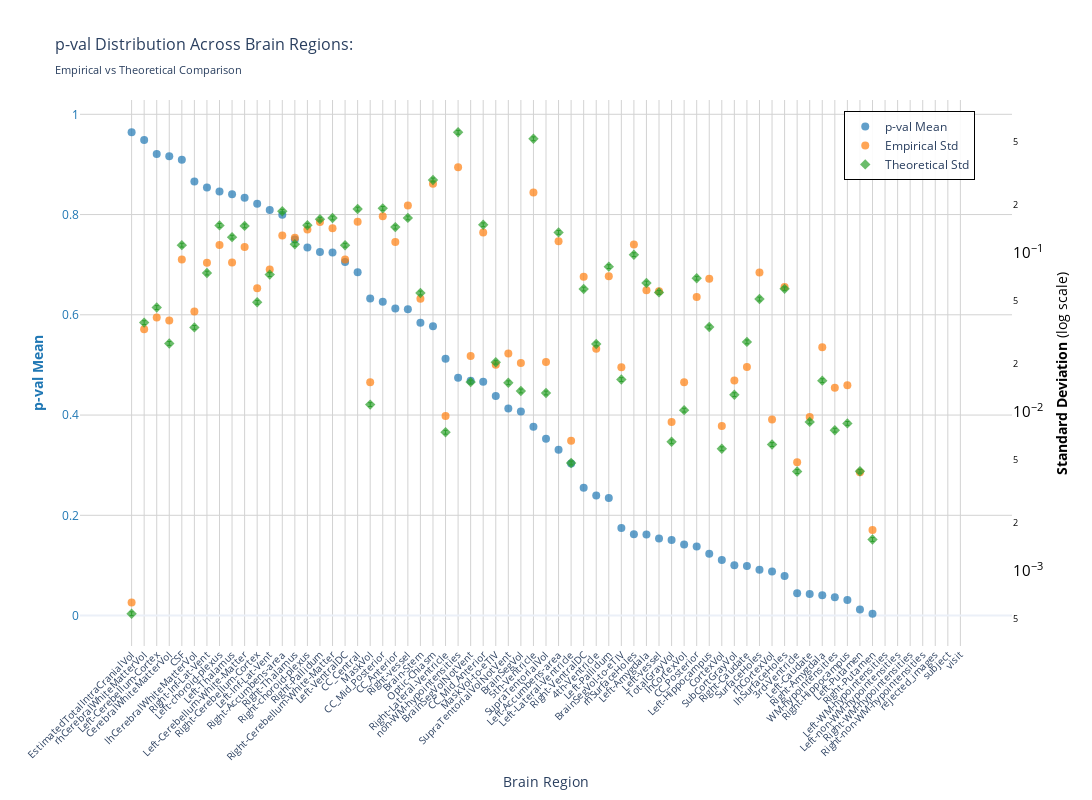
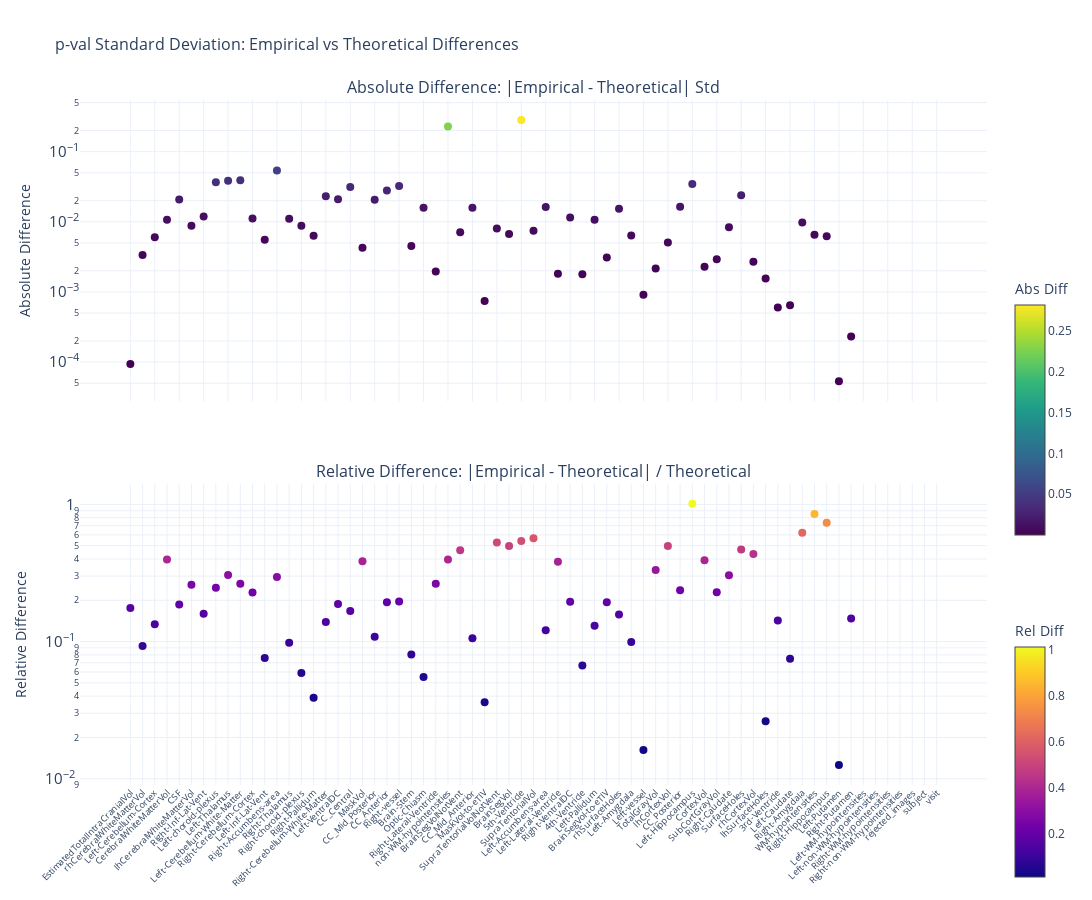

Write notebook code for charts like these, in order.
### Markdown cell above
### p-value

### Code cell
nu_nav = df_navr[(df_navr["timepoint"] == "baseline") & (df_navr["group"] == "HC-PD")]
data_path = stats_dir / f"partial_correlation_baseline_{METRIC}.parquet"
df, stats = get_test_stats(
    data_path, stat_functions_F, nu_nav, hemisphere=False, study="baseline"
)
show_figure(stats, hemisphere=False, stat_name="p-val", study="baseline", metric=METRIC)

### Figure 1 — Plotly figure (JSON) as saved in the notebook; plotly's stock layout.template omitted (floating-point values rounded to 4 significant figures)
{"data": [{"hovertemplate": "<b>%{x}</b><br>Mean p-val: %{y:.2f}<br><extra></extra>", "marker": {"color": "#1f77b4", "opacity": 0.7, "size": 8}, "mode": "markers", "name": "p-val Mean", "type": "scatter", "x": ["EstimatedTotalIntraCranialVol", "rhCerebralWhiteMatterVol", "Left-Cerebellum-Cortex", "CerebralWhiteMatterVol", "CSF", "lhCerebralWhiteMatterVol", "Right-Inf-Lat-Vent", "Left-choroid-plexus", "Left-Thalamus", "Left-Cerebellum-White-Matter", "Right-Cerebellum-Cortex", "Left-Inf-Lat-Vent", "Right-Accumbens-area", "Right-Thalamus", "Right-choroid-plexus", "Right-Pallidum", "Right-Cerebellum-White-Matter", "Left-VentralDC", "CC_Central", "MaskVol", "CC_Mid_Posterior", "CC_Anterior", "Right-vessel", "Brain-Stem", "Optic-Chiasm", "Right-Lateral-Ventricle", "non-WM-hypointensities", "BrainSegVolNotVent", "CC_Mid_Anterior", "MaskVol-to-eTIV", "SupraTentorialVolNotVent", "BrainSegVol", "5th-Ventricle", "SupraTentorialVol", "Left-Accumbens-area", "Left-Lateral-Ventricle", "Right-VentralDC", "4th-Ventricle", "Left-Pallidum", "BrainSegVol-to-eTIV", "rhSurfaceHoles", "Left-Amygdala", "Left-vessel", "TotalGrayVol", "lhCortexVol", "CC_Posterior", "Left-Hippocampus", "CortexVol", "SubCortGrayVol", "Right-Caudate", "SurfaceHoles", "rhCortexVol", "lhSurfaceHoles", "3rd-Ventricle", "Left-Caudate", "Right-Amygdala", "WM-hypointensities", "Right-Hippocampus", "Left-Putamen", "Right-Putamen", "Left-WM-hypointensities", "Left-non-WM-hypointensities", "Right-WM-hypointensities", "Right-non-WM-hypointensities", "rejected_images", "subject", "visit"], "y": [0.9641, 0.9485, 0.9209, 0.9164, 0.9092, 0.866, 0.8539, 0.8461, 0.8406, 0.8337, 0.8214, 0.8093, 0.7995, 0.7503, 0.7341, 0.7252, 0.7243, 0.7054, 0.6851, 0.6325, 0.626, 0.6126, 0.6112, 0.5842, 0.5774, 0.5125, 0.4746, 0.4685, 0.4664, 0.4381, 0.4129, 0.4069, 0.3764, 0.353, 0.3308, 0.3036, 0.2552, 0.2397, 0.2343, 0.1749, 0.162, 0.1616, 0.1537, 0.1508, 0.1417, 0.1376, 0.1235, 0.111, 0.1005, 0.09882, 0.09129, 0.08802, 0.07902, 0.04475, 0.04295, 0.04062, 0.03657, 0.03117, 0.01206, 0.003722, NaN, NaN, NaN, NaN, NaN, NaN, NaN], "yaxis": "y"}, {"hovertemplate": "<b>%{x}</b><br>Empirical Std: %{y:.3f}<br><extra></extra>", "marker": {"color": "#ff7f0e", "opacity": 0.7, "size": 8, "symbol": "circle"}, "mode": "markers", "name": "Empirical Std", "type": "scatter", "x": ["EstimatedTotalIntraCranialVol", "rhCerebralWhiteMatterVol", "Left-Cerebellum-Cortex", "CerebralWhiteMatterVol", "CSF", "lhCerebralWhiteMatterVol", "Right-Inf-Lat-Vent", "Left-choroid-plexus", "Left-Thalamus", "Left-Cerebellum-White-Matter", "Right-Cerebellum-Cortex", "Left-Inf-Lat-Vent", "Right-Accumbens-area", "Right-Thalamus", "Right-choroid-plexus", "Right-Pallidum", "Right-Cerebellum-White-Matter", "Left-VentralDC", "CC_Central", "MaskVol", "CC_Mid_Posterior", "CC_Anterior", "Right-vessel", "Brain-Stem", "Optic-Chiasm", "Right-Lateral-Ventricle", "non-WM-hypointensities", "BrainSegVolNotVent", "CC_Mid_Anterior", "MaskVol-to-eTIV", "SupraTentorialVolNotVent", "BrainSegVol", "5th-Ventricle", "SupraTentorialVol", "Left-Accumbens-area", "Left-Lateral-Ventricle", "Right-VentralDC", "4th-Ventricle", "Left-Pallidum", "BrainSegVol-to-eTIV", "rhSurfaceHoles", "Left-Amygdala", "Left-vessel", "TotalGrayVol", "lhCortexVol", "CC_Posterior", "Left-Hippocampus", "CortexVol", "SubCortGrayVol", "Right-Caudate", "SurfaceHoles", "rhCortexVol", "lhSurfaceHoles", "3rd-Ventricle", "Left-Caudate", "Right-Amygdala", "WM-hypointensities", "Right-Hippocampus", "Left-Putamen", "Right-Putamen", "Left-WM-hypointensities", "Left-non-WM-hypointensities", "Right-WM-hypointensities", "Right-non-WM-hypointensities", "rejected_images", "subject", "visit"], "y": [0.0006305, 0.03298, 0.03918, 0.03755, 0.0908, 0.04273, 0.08644, 0.112, 0.08699, 0.1086, 0.05991, 0.07846, 0.1284, 0.1241, 0.1401, 0.1564, 0.1425, 0.09062, 0.1569, 0.01535, 0.1697, 0.117, 0.1982, 0.05137, 0.2713, 0.009385, 0.3451, 0.02246, 0.1341, 0.01974, 0.02324, 0.02022, 0.2392, 0.02055, 0.1181, 0.006574, 0.07066, 0.02491, 0.07112, 0.01902, 0.1126, 0.05808, 0.05725, 0.008622, 0.01531, 0.05278, 0.06867, 0.008138, 0.01573, 0.01913, 0.07513, 0.00892, 0.06086, 0.004803, 0.009278, 0.02542, 0.01418, 0.01465, 0.004168, 0.001802, NaN, NaN, NaN, NaN, NaN, NaN, NaN], "yaxis": "y2"}, {"error_y": {"array": [1.502e-05, 0.001019, 0.001267, 0.0007533, 0.003128, 0.0009506, 0.002088, 0.004165, 0.003513, 0.004134, 0.001367, 0.002043, 0.005111, 0.003166, 0.004173, 0.004559, 0.004639, 0.003126, 0.005277, 0.0003106, 0.005332, 0.004063, 0.004643, 0.001565, 0.008046, 0.0002081, 0.01604, 0.0004302, 0.004202, 0.0005739, 0.0004263, 0.0003784, 0.0146, 0.0003675, 0.003764, 0.0001332, 0.001657, 0.0007479, 0.002292, 0.0004464, 0.002725, 0.001806, 0.001578, 0.0001813, 0.0002865, 0.001938, 0.0009558, 0.0001639, 0.0003587, 0.0007705, 0.001433, 0.0001742, 0.001662, 0.0001178, 0.0002418, 0.0004394, 0.0002144, 0.0002366, 0.0001183, 4.401e-05, NaN, NaN, NaN, NaN, NaN, NaN, NaN], "arrayminus": [1.461e-05, 0.0009903, 0.001232, 0.0007324, 0.003041, 0.0009242, 0.00203, 0.004049, 0.003415, 0.00402, 0.001329, 0.001986, 0.00497, 0.003079, 0.004057, 0.004433, 0.00451, 0.003039, 0.005131, 0.000302, 0.005184, 0.003951, 0.004514, 0.001522, 0.007823, 0.0002023, 0.0156, 0.0004183, 0.004086, 0.000558, 0.0004144, 0.0003679, 0.0142, 0.0003573, 0.00366, 0.0001296, 0.001611, 0.0007272, 0.002229, 0.0004341, 0.00265, 0.001756, 0.001535, 0.0001763, 0.0002786, 0.001884, 0.0009293, 0.0001593, 0.0003487, 0.0007491, 0.001393, 0.0001693, 0.001616, 0.0001145, 0.0002351, 0.0004272, 0.0002085, 0.00023, 0.000115, 4.279e-05, NaN, NaN, NaN, NaN, NaN, NaN, NaN], "color": "#2ca02c", "thickness": 1, "type": "data", "visible": true, "width": 2}, "hovertemplate": "<b>%{x}</b><br>Theoretical Std: %{y:.3f}<br><extra></extra>", "marker": {"color": "#2ca02c", "opacity": 0.7, "size": 8, "symbol": "diamond"}, "mode": "markers", "name": "Theoretical Std", "type": "scatter", "x": ["EstimatedTotalIntraCranialVol", "rhCerebralWhiteMatterVol", "Left-Cerebellum-Cortex", "CerebralWhiteMatterVol", "CSF", "lhCerebralWhiteMatterVol", "Right-Inf-Lat-Vent", "Left-choroid-plexus", "Left-Thalamus", "Left-Cerebellum-White-Matter", "Right-Cerebellum-Cortex", "Left-Inf-Lat-Vent", "Right-Accumbens-area", "Right-Thalamus", "Right-choroid-plexus", "Right-Pallidum", "Right-Cerebellum-White-Matter", "Left-VentralDC", "CC_Central", "MaskVol", "CC_Mid_Posterior", "CC_Anterior", "Right-vessel", "Brain-Stem", "Optic-Chiasm", "Right-Lateral-Ventricle", "non-WM-hypointensities", "BrainSegVolNotVent", "CC_Mid_Anterior", "MaskVol-to-eTIV", "SupraTentorialVolNotVent", "BrainSegVol", "5th-Ventricle", "SupraTentorialVol", "Left-Accumbens-area", "Left-Lateral-Ventricle", "Right-VentralDC", "4th-Ventricle", "Left-Pallidum", "BrainSegVol-to-eTIV", "rhSurfaceHoles", "Left-Amygdala", "Left-vessel", "TotalGrayVol", "lhCortexVol", "CC_Posterior", "Left-Hippocampus", "CortexVol", "SubCortGrayVol", "Right-Caudate", "SurfaceHoles", "rhCortexVol", "lhSurfaceHoles", "3rd-Ventricle", "Left-Caudate", "Right-Amygdala", "WM-hypointensities", "Right-Hippocampus", "Left-Putamen", "Right-Putamen", "Left-WM-hypointensities", "Left-non-WM-hypointensities", "Right-WM-hypointensities", "Right-non-WM-hypointensities", "rejected_images", "subject", "visit"], "y": [0.0005362, 0.03635, 0.04522, 0.02689, 0.1116, 0.03393, 0.07453, 0.1486, 0.1254, 0.1476, 0.04879, 0.07291, 0.1824, 0.113, 0.1489, 0.1627, 0.1656, 0.1116, 0.1884, 0.01109, 0.1903, 0.145, 0.1657, 0.05587, 0.2872, 0.007426, 0.5726, 0.01535, 0.15, 0.02048, 0.01521, 0.01351, 0.5213, 0.01312, 0.1343, 0.004756, 0.05913, 0.02669, 0.08181, 0.01593, 0.09727, 0.06448, 0.05633, 0.00647, 0.01023, 0.06916, 0.03411, 0.005849, 0.0128, 0.0275, 0.05115, 0.006217, 0.05931, 0.004204, 0.008631, 0.01568, 0.007652, 0.008443, 0.004221, 0.001571, NaN, NaN, NaN, NaN, NaN, NaN, NaN], "yaxis": "y2"}], "layout": {"height": 800, "hovermode": "x", "legend": {"bgcolor": "rgba(255, 255, 255, 0.9)", "bordercolor": "black", "borderwidth": 1, "font": {"size": 12}, "orientation": "v", "x": 0.82, "y": 0.98}, "title": {"font": {"size": 16}, "text": "p-val Distribution Across Brain Regions:<br><sub>Empirical vs Theoretical Comparison</sub>"}, "width": 1400, "xaxis": {"gridcolor": "lightgray", "showgrid": true, "tickangle": -45, "tickfont": {"size": 10}, "title": {"text": "Brain Region"}}, "yaxis": {"gridcolor": "lightgray", "showgrid": true, "side": "left", "tickfont": {"color": "#1f77b4"}, "title": {"font": {"color": "#1f77b4"}, "text": "<b>p-val Mean</b>"}}, "yaxis2": {"exponentformat": "power", "overlaying": "y", "showgrid": false, "side": "right", "tickfont": {"color": "black"}, "title": {"font": {"color": "black"}, "text": "<b>Standard Deviation</b> (log scale)"}, "type": "log"}}}

### Figure 2 — Plotly figure (JSON) as saved in the notebook; plotly's stock layout.template omitted (floating-point values rounded to 4 significant figures)
{"data": [{"hovertemplate": "<b>%{x}</b><br>Abs Diff: %{y:.4f}<br><extra></extra>", "marker": {"color": [9.429e-05, 0.003374, 0.006039, 0.01067, 0.02085, 0.008803, 0.01191, 0.03667, 0.03839, 0.03896, 0.01112, 0.005544, 0.05398, 0.01108, 0.008787, 0.006332, 0.02304, 0.02094, 0.03147, 0.004263, 0.02063, 0.02804, 0.03251, 0.004501, 0.01586, 0.001959, 0.2275, 0.007102, 0.01588, 0.0007403, 0.008029, 0.006714, 0.282, 0.007433, 0.01627, 0.001818, 0.01153, 0.001787, 0.01069, 0.003089, 0.0153, 0.006393, 0.0009134, 0.002151, 0.005083, 0.01638, 0.03456, 0.002289, 0.00293, 0.00837, 0.02398, 0.002703, 0.001558, 0.000598, 0.0006474, 0.009734, 0.006524, 0.00621, 5.318e-05, 0.0002314, NaN, NaN, NaN, NaN, NaN, NaN, NaN], "colorbar": {"len": 0.4, "title": {"text": "Abs Diff"}, "y": 0.75, "yanchor": "top"}, "colorscale": [[0, "#440154"], [0.1111, "#482878"], [0.2222, "#3e4989"], [0.3333, "#31688e"], [0.4444, "#26828e"], [0.5556, "#1f9e89"], [0.6667, "#35b779"], [0.7778, "#6ece58"], [0.8889, "#b5de2b"], [1, "#fde725"]], "showscale": true, "size": 8}, "mode": "markers", "name": "Absolute", "type": "scatter", "x": ["EstimatedTotalIntraCranialVol", "rhCerebralWhiteMatterVol", "Left-Cerebellum-Cortex", "CerebralWhiteMatterVol", "CSF", "lhCerebralWhiteMatterVol", "Right-Inf-Lat-Vent", "Left-choroid-plexus", "Left-Thalamus", "Left-Cerebellum-White-Matter", "Right-Cerebellum-Cortex", "Left-Inf-Lat-Vent", "Right-Accumbens-area", "Right-Thalamus", "Right-choroid-plexus", "Right-Pallidum", "Right-Cerebellum-White-Matter", "Left-VentralDC", "CC_Central", "MaskVol", "CC_Mid_Posterior", "CC_Anterior", "Right-vessel", "Brain-Stem", "Optic-Chiasm", "Right-Lateral-Ventricle", "non-WM-hypointensities", "BrainSegVolNotVent", "CC_Mid_Anterior", "MaskVol-to-eTIV", "SupraTentorialVolNotVent", "BrainSegVol", "5th-Ventricle", "SupraTentorialVol", "Left-Accumbens-area", "Left-Lateral-Ventricle", "Right-VentralDC", "4th-Ventricle", "Left-Pallidum", "BrainSegVol-to-eTIV", "rhSurfaceHoles", "Left-Amygdala", "Left-vessel", "TotalGrayVol", "lhCortexVol", "CC_Posterior", "Left-Hippocampus", "CortexVol", "SubCortGrayVol", "Right-Caudate", "SurfaceHoles", "rhCortexVol", "lhSurfaceHoles", "3rd-Ventricle", "Left-Caudate", "Right-Amygdala", "WM-hypointensities", "Right-Hippocampus", "Left-Putamen", "Right-Putamen", "Left-WM-hypointensities", "Left-non-WM-hypointensities", "Right-WM-hypointensities", "Right-non-WM-hypointensities", "rejected_images", "subject", "visit"], "xaxis": "x", "y": [9.429e-05, 0.003374, 0.006039, 0.01067, 0.02085, 0.008803, 0.01191, 0.03667, 0.03839, 0.03896, 0.01112, 0.005544, 0.05398, 0.01108, 0.008787, 0.006332, 0.02304, 0.02094, 0.03147, 0.004263, 0.02063, 0.02804, 0.03251, 0.004501, 0.01586, 0.001959, 0.2275, 0.007102, 0.01588, 0.0007403, 0.008029, 0.006714, 0.282, 0.007433, 0.01627, 0.001818, 0.01153, 0.001787, 0.01069, 0.003089, 0.0153, 0.006393, 0.0009134, 0.002151, 0.005083, 0.01638, 0.03456, 0.002289, 0.00293, 0.00837, 0.02398, 0.002703, 0.001558, 0.000598, 0.0006474, 0.009734, 0.006524, 0.00621, 5.318e-05, 0.0002314, NaN, NaN, NaN, NaN, NaN, NaN, NaN], "yaxis": "y"}, {"hovertemplate": "<b>%{x}</b><br>Rel Diff: %{y:.2%}<br><extra></extra>", "marker": {"color": [0.1758, 0.0928, 0.1335, 0.3967, 0.1867, 0.2595, 0.1598, 0.2467, 0.3062, 0.264, 0.228, 0.07604, 0.2959, 0.09808, 0.059, 0.03891, 0.1392, 0.1877, 0.1671, 0.3845, 0.1084, 0.1934, 0.1962, 0.08056, 0.05524, 0.2638, 0.3973, 0.4625, 0.1059, 0.03614, 0.5277, 0.4971, 0.5411, 0.5667, 0.1211, 0.3823, 0.195, 0.06693, 0.1306, 0.1938, 0.1573, 0.09915, 0.01621, 0.3325, 0.497, 0.2368, 1.013, 0.3914, 0.2289, 0.3044, 0.4689, 0.4348, 0.02626, 0.1422, 0.07501, 0.6207, 0.8525, 0.7355, 0.0126, 0.1474, NaN, NaN, NaN, NaN, NaN, NaN, NaN], "colorbar": {"len": 0.4, "title": {"text": "Rel Diff"}, "y": 0.25, "yanchor": "top"}, "colorscale": [[0, "#0d0887"], [0.1111, "#46039f"], [0.2222, "#7201a8"], [0.3333, "#9c179e"], [0.4444, "#bd3786"], [0.5556, "#d8576b"], [0.6667, "#ed7953"], [0.7778, "#fb9f3a"], [0.8889, "#fdca26"], [1, "#f0f921"]], "showscale": true, "size": 8}, "mode": "markers", "name": "Relative", "type": "scatter", "x": ["EstimatedTotalIntraCranialVol", "rhCerebralWhiteMatterVol", "Left-Cerebellum-Cortex", "CerebralWhiteMatterVol", "CSF", "lhCerebralWhiteMatterVol", "Right-Inf-Lat-Vent", "Left-choroid-plexus", "Left-Thalamus", "Left-Cerebellum-White-Matter", "Right-Cerebellum-Cortex", "Left-Inf-Lat-Vent", "Right-Accumbens-area", "Right-Thalamus", "Right-choroid-plexus", "Right-Pallidum", "Right-Cerebellum-White-Matter", "Left-VentralDC", "CC_Central", "MaskVol", "CC_Mid_Posterior", "CC_Anterior", "Right-vessel", "Brain-Stem", "Optic-Chiasm", "Right-Lateral-Ventricle", "non-WM-hypointensities", "BrainSegVolNotVent", "CC_Mid_Anterior", "MaskVol-to-eTIV", "SupraTentorialVolNotVent", "BrainSegVol", "5th-Ventricle", "SupraTentorialVol", "Left-Accumbens-area", "Left-Lateral-Ventricle", "Right-VentralDC", "4th-Ventricle", "Left-Pallidum", "BrainSegVol-to-eTIV", "rhSurfaceHoles", "Left-Amygdala", "Left-vessel", "TotalGrayVol", "lhCortexVol", "CC_Posterior", "Left-Hippocampus", "CortexVol", "SubCortGrayVol", "Right-Caudate", "SurfaceHoles", "rhCortexVol", "lhSurfaceHoles", "3rd-Ventricle", "Left-Caudate", "Right-Amygdala", "WM-hypointensities", "Right-Hippocampus", "Left-Putamen", "Right-Putamen", "Left-WM-hypointensities", "Left-non-WM-hypointensities", "Right-WM-hypointensities", "Right-non-WM-hypointensities", "rejected_images", "subject", "visit"], "xaxis": "x2", "y": [0.1758, 0.0928, 0.1335, 0.3967, 0.1867, 0.2595, 0.1598, 0.2467, 0.3062, 0.264, 0.228, 0.07604, 0.2959, 0.09808, 0.059, 0.03891, 0.1392, 0.1877, 0.1671, 0.3845, 0.1084, 0.1934, 0.1962, 0.08056, 0.05524, 0.2638, 0.3973, 0.4625, 0.1059, 0.03614, 0.5277, 0.4971, 0.5411, 0.5667, 0.1211, 0.3823, 0.195, 0.06693, 0.1306, 0.1938, 0.1573, 0.09915, 0.01621, 0.3325, 0.497, 0.2368, 1.013, 0.3914, 0.2289, 0.3044, 0.4689, 0.4348, 0.02626, 0.1422, 0.07501, 0.6207, 0.8525, 0.7355, 0.0126, 0.1474, NaN, NaN, NaN, NaN, NaN, NaN, NaN], "yaxis": "y2"}], "layout": {"annotations": [{"font": {"size": 16}, "showarrow": false, "text": "Absolute Difference: |Empirical - Theoretical| Std", "x": 0.5, "xanchor": "center", "xref": "paper", "y": 1, "yanchor": "bottom", "yref": "paper"}, {"font": {"size": 16}, "showarrow": false, "text": "Relative Difference: |Empirical - Theoretical| / Theoretical", "x": 0.5, "xanchor": "center", "xref": "paper", "y": 0.44, "yanchor": "bottom", "yref": "paper"}], "height": 900, "hovermode": "x unified", "showlegend": false, "title": {"font": {"size": 16}, "text": "p-val Standard Deviation: Empirical vs Theoretical Differences"}, "width": 1400, "xaxis": {"anchor": "y", "domain": [0, 1], "showticklabels": false}, "xaxis2": {"anchor": "y2", "domain": [0, 1], "tickangle": -45, "tickfont": {"size": 9}}, "yaxis": {"anchor": "x", "domain": [0.56, 1], "exponentformat": "power", "title": {"text": "Absolute Difference"}, "type": "log"}, "yaxis2": {"anchor": "x2", "domain": [0, 0.44], "exponentformat": "power", "title": {"text": "Relative Difference"}, "type": "log"}}}
